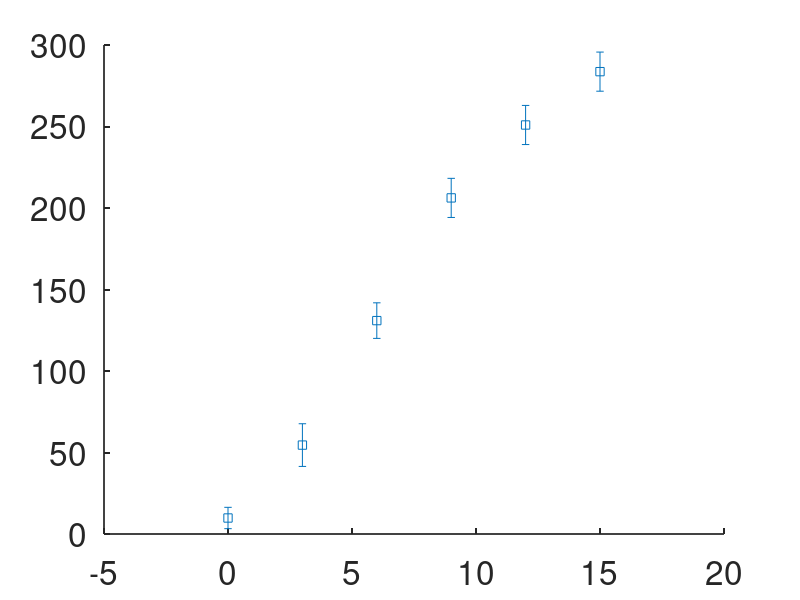

This figure's MATLAB source: (Note: this script raises an error after producing the figure.)
clear all
% Data from Terzis et al. Brit J Cancer 1997;75:1744.
% From Bowman et al. Glia 1999;27:22, glioma cell volume is 0.916
% picoliters, 1 mm^3 = 1e6 pl or ~1.091 million cells

% We fit the Tx data only to fit 5 parameters. 3 exponents previously
% determined by TaxolTreatment_fit.

Time = [0      3      6      9     12     15    ]';        % days

% Control data
Cell = [0.009  0.050  0.120  0.189  0.230  0.260]'*1091;   % thousands of cells
Cerr = [0.006  0.012  0.010  0.011  0.011  0.011]'*1091;   % thousands of cells

% 0.005 ug/ml Taxol
Cell005 = [0.009  0.047  0.089  0.149  0.198  0.219]'*1091;   % thousands of cells
Cerr005 = [0.006  0.013  0.010  0.011  0.013  0.010]'*1091;   % thousands of cells

% 0.010 ug/ml Taxol
Cell010 = [0.009  0.043  0.077  0.093  0.109  0.128]'*1091;   % thousands of cells
Cerr010 = [0.006  0.012  0.013  0.012  0.014  0.012]'*1091;   % thousands of cells

% 0.040 ug/ml Taxol
Cell040 = [0.009  0.025  0.047  0.054  0.076  0.085]'*1091;   % thousands of cells
Cerr040 = [0.005  0.010  0.010  0.011  0.010  0.010]'*1091;   % thousands of cells

% 0.100 ug/ml Taxol
Cell100 = [0.009  0.025  0.026  0.028  0.029  0.031]'*1091;   % thousands of cells
Cerr100 = [0.006  0.010  0.009  0.008  0.011  0.011]'*1091;   % thousands of cells

C005 = mean(Cell005);
C010 = mean(Cell010);
C040 = mean(Cell040);
C100 = mean(Cell100);
%%
sigmasq = (mean([(Cerr005/C005); (Cerr010/C010); (Cerr040/C040); (Cerr100/C100)]))^2;
%%
% Dose response curve, (end points from above data)
S005 = Cell005(end)/Cell(end);
S010 = Cell010(end)/Cell(end);
S040 = Cell040(end)/Cell(end);
S100 = Cell100(end)/Cell(end);
Taxol= [0  0.005  0.010  0.040  0.100]';    %ug/ml of Taxol
Surv = [1  S005   S010   S040   S100 ]'; 

% Reshape data
tdata = [Time;Time;Time;Time];
cdata = [Cell005/C005;Cell010/C010;Cell040/C040;Cell100/C100];

data = [tdata  cdata];

figure(1)  
hold on
set(gca,'LineWidth',1.25,'FontSize',24,'FontWeight','normal','FontName','Helvetica')
errorbar(Time,Cell,Cerr,'s','MarkerSize',12,'LineWidth',2)
errorbar(Time,Cell005,Cerr005,'s','MarkerSize',12,'LineWidth',2)
errorbar(Time,Cell010,Cerr010,'s','MarkerSize',12,'LineWidth',2)
errorbar(Time,Cell040,Cerr040,'s','MarkerSize',12,'LineWidth',2)
errorbar(Time,Cell100,Cerr100,'s','MarkerSize',12,'LineWidth',2)
xlabel('Time, in days')
ylabel('Number of cells, in thousands')
xlim([-0.1 15.1])

figure(2)  
hold on
set(gca,'LineWidth',1.25,'FontSize',24,'FontWeight','normal','FontName','Helvetica')
plot(Taxol,Surv,'s','MarkerSize',12,'LineWidth',2)
xlabel('Taxol dose, in ug/ml')
ylabel('Surviving fraction of cells')

% par     a0        ka        r0        d0        kd     
parsic = [8.3170    8.0959    0.0582    1.3307  119.1363];
lb     = 0.*parsic;
lb(3)  = 0.99*parsic(3);
ub     = 2*parsic;

% parsic = [8.3170    8.0959    0.0582    1.3307  119.1363];
% lb = 0.999*parsic;
% ub = 1.001*parsic;

f = @(pars,tdata)TaxolTx_soln(pars,tdata,C005,C010,C040,C100);

% Fitting
[parfit,resnorm, resid,eflag,OUTPUT,LAMBDA,jacob] = lsqcurvefit(f,parsic,data(:,1),data(:,2),lb,ub);

parfit
resnorm

% plotting fit
P0 = 7.2700;
R0 = 2.5490;
y0 = [P0  R0  0];

dose = [0  5  10  40  100];

Tfinal = Time(1):0.1:Time(end);

% Control
[t,G1] = ode23s(@TaxolTx_de,Tfinal,y0,[],parfit,dose(1));
    
figure(1)
plot(Tfinal,G1(:,1)+G1(:,2)+G1(:,3),'LineWidth',2)

SFctrl = (G1(end,1) + G1(end,2) + G1(end,3));
SF(1)  = SFctrl/SFctrl;

clear t G1

for i = 2:1:5
    
    [t,G1] = ode23s(@TaxolTx_de,Tfinal,y0,[],parfit,dose(i));
    
    figure(1)
    plot(Tfinal,G1(:,1)+G1(:,2)+G1(:,3),'LineWidth',2)
    
    SF(i)= (G1(end,1) + G1(end,2) + G1(end,3))/SFctrl;
    
    clear t G1
    
end

figure(1)
legend({'Experimental data, control','Experimental data, 0.005 \mug/ml taxol','Experimental data, 0.010 \mug/ml taxol','Experimental data, 0.040 \mug/ml taxol','Experimental data, 0.100 \mug/ml taxol','Model fit','Model fit','Model fit','Model fit','Model fit'},'FontSize',16,'Location','northwest')
legend('boxoff')

figure(2)
plot(Taxol,SF,'LineWidth',2)

figure(1)

fig = gcf;
fig.PaperPositionMode = 'auto';
fig_pos = fig.PaperPosition;
fig.PaperSize = [fig_pos(3) fig_pos(4)];
saveas(fig,'Taxol_Treat_Timecourse','pdf')
saveas(fig,'Taxol_Treat_Timecourse','fig')

figure(2)

fig = gcf;
fig.PaperPositionMode = 'auto';
fig_pos = fig.PaperPosition;
fig.PaperSize = [fig_pos(3) fig_pos(4)];
saveas(fig,'Taxol_Treat_DoseResp','pdf')
saveas(fig,'Taxol_Treat_DoseResp','fig')


%Estimated parameter variance
%format shortE
jacob = full(jacob); 
fim   = (jacob'*jacob)/sigmasq;
rank(fim)
eig(fim)
(eig(fim))/(max(eig(fim)))
cond(fim)
varp = inv(fim);
stdp  = sqrt(diag(varp)); %standard deviation is square root of variance
stdp  = 100*stdp'./parfit %[%]
1./diag(fim)'






